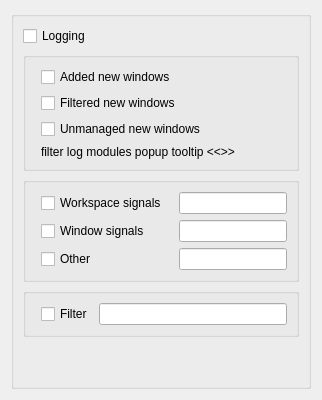
     <widget class="QWidget" name="logTab">
      <property name="minimumSize">
       <size>
        <width>0</width>
        <height>0</height>
       </size>
      </property>
      <property name="maximumSize">
       <size>
        <width>16777215</width>
        <height>16777215</height>
       </size>
      </property>
      <attribute name="title">
       <string>Log</string>
      </attribute>
      <layout class="QVBoxLayout" name="verticalLayout_8">
       <item>
        <widget class="QGroupBox" name="groupBox_8">
         <property name="title">
          <string/>
         </property>
         <property name="flat">
          <bool>true</bool>
         </property>
         <layout class="QVBoxLayout" name="verticalLayout_11">
          <item>
           <widget class="QCheckBox" name="kcfg_logging">
            <property name="sizePolicy">
             <sizepolicy hsizetype="Minimum" vsizetype="Minimum">
              <horstretch>0</horstretch>
              <verstretch>0</verstretch>
             </sizepolicy>
            </property>
            <property name="toolTip">
             <string>Use this option to debug the script or submit detailed bug report.</string>
            </property>
            <property name="text">
             <string>Logging</string>
            </property>
           </widget>
          </item>
          <item>
           <widget class="QGroupBox" name="groupBox_10">
            <property name="title">
             <string/>
            </property>
            <property name="flat">
             <bool>true</bool>
            </property>
            <layout class="QVBoxLayout" name="verticalLayout_16">
             <property name="leftMargin">
              <number>15</number>
             </property>
             <item>
              <widget class="QCheckBox" name="kcfg_logNewWindows">
               <property name="toolTip">
                <string>&lt;html&gt;&lt;head/&gt;&lt;body&gt;&lt;p&gt;&lt;span style=&quot; font-size:12pt;&quot;&gt;logs all windows that Krohnkite indexes and manages&lt;/span&gt;&lt;/p&gt;&lt;/body&gt;&lt;/html&gt;</string>
               </property>
               <property name="text">
                <string>Added new windows</string>
               </property>
              </widget>
             </item>
             <item>
              <widget class="QCheckBox" name="kcfg_logFilteredWindows">
               <property name="toolTip">
                <string>&lt;html&gt;&lt;head/&gt;&lt;body&gt;&lt;p&gt;&lt;span style=&quot; font-size:12pt;&quot;&gt;logs all windows that Krohnkite does not manage for many reasons: service, dialog, etc.&lt;/span&gt;&lt;/p&gt;&lt;/body&gt;&lt;/html&gt;</string>
               </property>
               <property name="text">
                <string>Filtered new windows</string>
               </property>
              </widget>
             </item>
             <item>
              <widget class="QCheckBox" name="kcfg_logUnmanagedWindows">
               <property name="toolTip">
                <string>&lt;html&gt;&lt;head/&gt;&lt;body&gt;&lt;p&gt;&lt;span style=&quot; font-size:12pt;&quot;&gt;logs all windows that Krohkite could manage if not for the filters in the configuration&lt;/span&gt;&lt;/p&gt;&lt;/body&gt;&lt;/html&gt;</string>
               </property>
               <property name="text">
                <string>Unmanaged new windows</string>
               </property>
              </widget>
             </item>
             <item>
              <widget class="QLabel" name="label_40">
               <property name="toolTip">
                <string>&lt;html&gt;&lt;head/&gt;&lt;body&gt;&lt;h4 style=&quot; margin-top:12px; margin-bottom:12px; margin-left:0px; margin-right:0px; -qt-block-indent:0; text-indent:0px;&quot;&gt;&lt;span style=&quot; font-size:medium; font-weight:700;&quot;&gt;Filtering log modules&lt;/span&gt;&lt;/h4&gt;&lt;p&gt;the group of the log modules checkbox enables the entire group of log modules at once and in order to include only certain modules there is a line-edit nearby. Examples:&lt;/p&gt;&lt;ul style=&quot;margin-top: 0px; margin-bottom: 0px; margin-left: 0px; margin-right: 0px; -qt-list-indent: 1;&quot;&gt;&lt;li style=&quot; margin-top:12px; margin-bottom:0px; margin-left:0px; margin-right:0px; -qt-block-indent:0; text-indent:0px;&quot;&gt;&lt;span style=&quot; font-family:'Hack';&quot;&gt;1,4-&lt;/span&gt; - enable only the first and from the fourth to the last module&lt;/li&gt;&lt;li style=&quot; margin-top:0px; margin-bottom:12px; margin-left:0px; margin-right:0px; -qt-block-indent:0; text-indent:0px;&quot;&gt;&lt;span style=&quot; font-family:'Hack';&quot;&gt;!1,4-6&lt;/span&gt; - the exclamation mark at the beginning turns on the exclude mode, so this line will enable all modules except 1 and from 4 to 6. &lt;span style=&quot; font-family:'Hack';&quot;&gt;!&lt;/span&gt; - the exclamation mark you can use only once in the beginning, to enable the exclude mode.&lt;/li&gt;&lt;/ul&gt;&lt;/body&gt;&lt;/html&gt;</string>
               </property>
               <property name="text">
                <string>filter log modules popup tooltip &lt;&lt;&lt;hover me&gt;&gt;&gt;</string>
               </property>
              </widget>
             </item>
            </layout>
           </widget>
          </item>
          <item>
           <widget class="QGroupBox" name="groupBox_25">
            <property name="title">
             <string/>
            </property>
            <property name="flat">
             <bool>true</bool>
            </property>
            <layout class="QGridLayout" name="gridLayout_26">
             <property name="leftMargin">
              <number>15</number>
             </property>
             <item row="1" column="1">
              <widget class="QLineEdit" name="kcfg_logWorkspaceSignalsSubmodules">
               <property name="toolTip">
                <string>&lt;html&gt;&lt;head/&gt;&lt;body&gt;&lt;h5 style=&quot; margin-top:12px; margin-bottom:4px; margin-left:0px; margin-right:0px; -qt-block-indent:0; text-indent:0px;&quot;&gt;&lt;span style=&quot; font-size:11pt; font-weight:700;&quot;&gt;Workspace signals log modules&lt;/span&gt;&lt;/h5&gt;&lt;p&gt;&lt;span style=&quot; font-size:11pt;&quot;&gt;1. screensChanged&lt;/span&gt;&lt;/p&gt;&lt;p&gt;&lt;span style=&quot; font-size:11pt;&quot;&gt;2. virtualScreenGeometryChanged&lt;/span&gt;&lt;/p&gt;&lt;p&gt;&lt;span style=&quot; font-size:11pt;&quot;&gt;3. currentActivityChanged&lt;/span&gt;&lt;/p&gt;&lt;p&gt;&lt;span style=&quot; font-size:11pt;&quot;&gt;4. currentDesktopChanged&lt;/span&gt;&lt;/p&gt;&lt;p&gt;&lt;span style=&quot; font-size:11pt;&quot;&gt;5. windowAdded&lt;/span&gt;&lt;/p&gt;&lt;p&gt;&lt;span style=&quot; font-size:11pt;&quot;&gt;6. windowActivated&lt;/span&gt;&lt;/p&gt;&lt;p&gt;&lt;span style=&quot; font-size:11pt;&quot;&gt;7. windowRemoved&lt;/span&gt;&lt;/p&gt;&lt;p&gt;&lt;br/&gt;&lt;/p&gt;&lt;/body&gt;&lt;/html&gt;</string>
               </property>
              </widget>
             </item>
             <item row="3" column="1">
              <widget class="QLineEdit" name="kcfg_logOtherSubmodules">
               <property name="toolTip">
                <string>&lt;html&gt;&lt;head/&gt;&lt;body&gt;&lt;p&gt;&lt;span style=&quot; font-size:11pt; font-weight:700;&quot;&gt;All other log modules&lt;/span&gt;&lt;/p&gt;&lt;p&gt;&lt;span style=&quot; font-size:11pt;&quot;&gt;1. shortcut&lt;/span&gt;&lt;/p&gt;&lt;p&gt;&lt;span style=&quot; font-size:11pt;&quot;&gt;2. arrangeScreen&lt;/span&gt;&lt;/p&gt;&lt;p&gt;&lt;span style=&quot; font-size:11pt;&quot;&gt;3. printConfig&lt;/span&gt;&lt;/p&gt;&lt;p&gt;&lt;span style=&quot; font-size:11pt;&quot;&gt;4. setTimeout&lt;/span&gt;&lt;/p&gt;&lt;p&gt;&lt;span style=&quot; font-size:11pt;&quot;&gt;5. window&lt;/span&gt;&lt;/p&gt;&lt;/body&gt;&lt;/html&gt;</string>
               </property>
              </widget>
             </item>
             <item row="1" column="0">
              <widget class="QCheckBox" name="kcfg_logWorkspaceSignals">
               <property name="text">
                <string>Workspace signals</string>
               </property>
              </widget>
             </item>
             <item row="2" column="0">
              <widget class="QCheckBox" name="kcfg_logWindowSignals">
               <property name="text">
                <string>Window signals     </string>
               </property>
              </widget>
             </item>
             <item row="2" column="1">
              <widget class="QLineEdit" name="kcfg_logWindowSignalsSubmodules">
               <property name="toolTip">
                <string>&lt;html&gt;&lt;head/&gt;&lt;body&gt;&lt;h5 style=&quot; margin-top:12px; margin-bottom:4px; margin-left:0px; margin-right:0px; -qt-block-indent:0; text-indent:0px;&quot;&gt;&lt;span style=&quot; font-size:11pt; font-weight:700;&quot;&gt;Window signals log modules&lt;/span&gt;&lt;/h5&gt;&lt;p&gt;&lt;span style=&quot; font-size:11pt;&quot;&gt;1. activitiesChanged&lt;/span&gt;&lt;/p&gt;&lt;p&gt;&lt;span style=&quot; font-size:11pt;&quot;&gt;2. bufferGeometryChanged&lt;/span&gt;&lt;/p&gt;&lt;p&gt;&lt;span style=&quot; font-size:11pt;&quot;&gt;3. desktopsChanged&lt;/span&gt;&lt;/p&gt;&lt;p&gt;&lt;span style=&quot; font-size:11pt;&quot;&gt;4. fullScreenChanged&lt;/span&gt;&lt;/p&gt;&lt;p&gt;&lt;span style=&quot; font-size:11pt;&quot;&gt;5. interactiveMoveResizeStepped&lt;/span&gt;&lt;/p&gt;&lt;p&gt;&lt;span style=&quot; font-size:11pt;&quot;&gt;6. maximizedAboutToChange&lt;/span&gt;&lt;/p&gt;&lt;p&gt;&lt;span style=&quot; font-size:11pt;&quot;&gt;7. minimizedChanged&lt;/span&gt;&lt;/p&gt;&lt;p&gt;&lt;span style=&quot; font-size:11pt;&quot;&gt;8. moveResizedChanged&lt;/span&gt;&lt;/p&gt;&lt;p&gt;&lt;span style=&quot; font-size:11pt;&quot;&gt;9. outputChanged&lt;/span&gt;&lt;/p&gt;&lt;/body&gt;&lt;/html&gt;</string>
               </property>
              </widget>
             </item>
             <item row="3" column="0">
              <widget class="QCheckBox" name="kcfg_logOther">
               <property name="text">
                <string>Other                       </string>
               </property>
              </widget>
             </item>
            </layout>
           </widget>
          </item>
          <item>
           <widget class="QGroupBox" name="groupBox_26">
            <property name="title">
             <string/>
            </property>
            <property name="flat">
             <bool>true</bool>
            </property>
            <layout class="QGridLayout" name="gridLayout_27">
             <property name="leftMargin">
              <number>15</number>
             </property>
             <item row="0" column="1">
              <widget class="QLineEdit" name="kcfg_logFilterStr">
               <property name="toolTip">
                <string>&lt;html&gt;&lt;head/&gt;&lt;body&gt;&lt;p&gt;&lt;span style=&quot; font-size:11pt;&quot;&gt;Also, in addition to the fact that you can include only the modules you need, you can enable &lt;/span&gt;&lt;span style=&quot; font-family:'Hack'; font-size:11pt;&quot;&gt;Filter&lt;/span&gt;&lt;span style=&quot; font-size:11pt;&quot;&gt; checkbox and use other filters in filter line edit:&lt;/span&gt;&lt;/p&gt;&lt;p&gt;&lt;span style=&quot; font-size:11pt;&quot;&gt;- &lt;/span&gt;&lt;span style=&quot; font-size:11pt; font-weight:700;&quot;&gt;winclass&lt;/span&gt;&lt;/p&gt;&lt;p&gt;&lt;span style=&quot; font-size:11pt;&quot;&gt;Examples:&lt;/span&gt;&lt;/p&gt;&lt;p&gt;&lt;span style=&quot; font-family:'Hack'; font-size:11pt;&quot;&gt;- &lt;/span&gt;&lt;span style=&quot; font-family:'Hack'; font-size:11pt; font-weight:700;&quot;&gt;winclass=[konsole]&lt;/span&gt;&lt;span style=&quot; font-size:11pt; font-weight:700;&quot;/&gt;&lt;span style=&quot; font-size:11pt;&quot;&gt;- some modules may be filtered by a window class, so this logs modules will show only windows with class that contains &lt;/span&gt;&lt;span style=&quot; font-family:'Hack'; font-size:11pt;&quot;&gt;konsole&lt;/span&gt;&lt;span style=&quot; font-size:11pt;&quot;&gt; word.&lt;/span&gt;&lt;/p&gt;&lt;p&gt;&lt;span style=&quot; font-family:'Hack'; font-size:11pt;&quot;&gt;- &lt;/span&gt;&lt;span style=&quot; font-family:'Hack'; font-size:11pt; font-weight:700;&quot;&gt;!winclass=org.kde.elisa:org.kde.ruler&lt;/span&gt;&lt;span style=&quot; font-size:11pt;&quot;&gt; -Exclude Elisa and Kruler from log output&lt;/span&gt;&lt;/p&gt;&lt;/body&gt;&lt;/html&gt;</string>
               </property>
              </widget>
             </item>
             <item row="0" column="0">
              <widget class="QCheckBox" name="kcfg_logFilter">
               <property name="text">
                <string>Filter</string>
               </property>
              </widget>
             </item>
            </layout>
           </widget>
          </item>
          <item>
           <spacer name="verticalSpacer_7">
            <property name="orientation">
             <enum>Qt::Orientation::Vertical</enum>
            </property>
            <property name="sizeHint" stdset="0">
             <size>
              <width>20</width>
              <height>40</height>
             </size>
            </property>
           </spacer>
          </item>
         </layout>
        </widget>
       </item>
      </layout>
     </widget>
